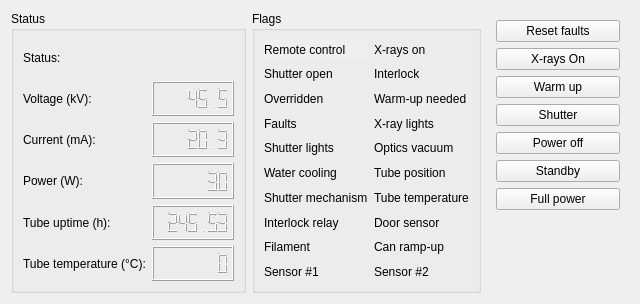
<?xml version="1.0" encoding="UTF-8"?>
<ui version="4.0">
 <class>Form</class>
 <widget class="QWidget" name="Form">
  <property name="geometry">
   <rect>
    <x>0</x>
    <y>0</y>
    <width>640</width>
    <height>304</height>
   </rect>
  </property>
  <property name="windowTitle">
   <string>X-ray source</string>
  </property>
  <property name="windowIcon">
   <iconset resource="../../../resource/icons/icons.qrc">
    <normaloff>:/icons/xraysource.svg</normaloff>:/icons/xraysource.svg</iconset>
  </property>
  <layout class="QHBoxLayout" name="horizontalLayout">
   <item>
    <widget class="QGroupBox" name="groupBox">
     <property name="title">
      <string>Status</string>
     </property>
     <layout class="QGridLayout" name="gridLayout">
      <item row="0" column="1">
       <widget class="QLabel" name="statusLabel">
        <property name="text">
         <string/>
        </property>
       </widget>
      </item>
      <item row="1" column="1">
       <widget class="QLCDNumber" name="voltageLcdNumber">
        <property name="digitCount">
         <number>7</number>
        </property>
        <property name="value" stdset="0">
         <double>45.500000000000000</double>
        </property>
       </widget>
      </item>
      <item row="2" column="0">
       <widget class="QLabel" name="label_4">
        <property name="text">
         <string>Current (mA):</string>
        </property>
       </widget>
      </item>
      <item row="2" column="1">
       <widget class="QLCDNumber" name="currentLcdNumber">
        <property name="digitCount">
         <number>7</number>
        </property>
        <property name="value" stdset="0">
         <double>20.300000000000001</double>
        </property>
       </widget>
      </item>
      <item row="1" column="0">
       <widget class="QLabel" name="label_2">
        <property name="text">
         <string>Voltage (kV):</string>
        </property>
       </widget>
      </item>
      <item row="0" column="0">
       <widget class="QLabel" name="label">
        <property name="text">
         <string>Status:</string>
        </property>
       </widget>
      </item>
      <item row="3" column="0">
       <widget class="QLabel" name="label_3">
        <property name="text">
         <string>Power (W):</string>
        </property>
       </widget>
      </item>
      <item row="3" column="1">
       <widget class="QLCDNumber" name="powerLcdNumber">
        <property name="digitCount">
         <number>7</number>
        </property>
        <property name="value" stdset="0">
         <double>30.000000000000000</double>
        </property>
       </widget>
      </item>
      <item row="4" column="0">
       <widget class="QLabel" name="label_6">
        <property name="text">
         <string>Tube uptime (h):</string>
        </property>
       </widget>
      </item>
      <item row="4" column="1">
       <widget class="QLCDNumber" name="uptimeLcdNumber">
        <property name="digitCount">
         <number>7</number>
        </property>
        <property name="value" stdset="0">
         <double>245.530000000000001</double>
        </property>
       </widget>
      </item>
      <item row="5" column="0">
       <widget class="QLabel" name="label_5">
        <property name="text">
         <string>Tube temperature (°C):</string>
        </property>
       </widget>
      </item>
      <item row="5" column="1">
       <widget class="QLCDNumber" name="temperatureLcdNumber">
        <property name="digitCount">
         <number>7</number>
        </property>
       </widget>
      </item>
     </layout>
    </widget>
   </item>
   <item>
    <widget class="QGroupBox" name="groupBox_2">
     <property name="title">
      <string>Flags</string>
     </property>
     <layout class="QGridLayout" name="gridLayout_2">
      <item row="4" column="0">
       <widget class="QLabel" name="shutterLightsFlag">
        <property name="text">
         <string>Shutter lights</string>
        </property>
       </widget>
      </item>
      <item row="0" column="0">
       <widget class="QLabel" name="remoteControlFlag">
        <property name="autoFillBackground">
         <bool>true</bool>
        </property>
        <property name="text">
         <string>Remote control</string>
        </property>
       </widget>
      </item>
      <item row="5" column="0">
       <widget class="QLabel" name="waterCoolingFlag">
        <property name="text">
         <string>Water cooling</string>
        </property>
       </widget>
      </item>
      <item row="2" column="0">
       <widget class="QLabel" name="overriddenFlag">
        <property name="text">
         <string>Overridden</string>
        </property>
       </widget>
      </item>
      <item row="4" column="1">
       <widget class="QLabel" name="opticsVacuumFlag">
        <property name="text">
         <string>Optics vacuum</string>
        </property>
       </widget>
      </item>
      <item row="1" column="1">
       <widget class="QLabel" name="interlockFlag">
        <property name="text">
         <string>Interlock</string>
        </property>
       </widget>
      </item>
      <item row="2" column="1">
       <widget class="QLabel" name="warmupFlag">
        <property name="text">
         <string>Warm-up needed</string>
        </property>
       </widget>
      </item>
      <item row="5" column="1">
       <widget class="QLabel" name="tubePositionFlag">
        <property name="text">
         <string>Tube position</string>
        </property>
       </widget>
      </item>
      <item row="6" column="0">
       <widget class="QLabel" name="shutterMechanicsFlag">
        <property name="text">
         <string>Shutter mechanism</string>
        </property>
       </widget>
      </item>
      <item row="6" column="1">
       <widget class="QLabel" name="tubeTemperatureFlag">
        <property name="text">
         <string>Tube temperature</string>
        </property>
       </widget>
      </item>
      <item row="1" column="0">
       <widget class="QLabel" name="shutterStateFlag">
        <property name="text">
         <string>Shutter open</string>
        </property>
       </widget>
      </item>
      <item row="0" column="1">
       <widget class="QLabel" name="xraysOnFlag">
        <property name="text">
         <string>X-rays on</string>
        </property>
       </widget>
      </item>
      <item row="7" column="0">
       <widget class="QLabel" name="interlockRelayFlag">
        <property name="text">
         <string>Interlock relay</string>
        </property>
       </widget>
      </item>
      <item row="7" column="1">
       <widget class="QLabel" name="doorSensorFlag">
        <property name="text">
         <string>Door sensor</string>
        </property>
       </widget>
      </item>
      <item row="8" column="0">
       <widget class="QLabel" name="filamentFlag">
        <property name="text">
         <string>Filament</string>
        </property>
       </widget>
      </item>
      <item row="8" column="1">
       <widget class="QLabel" name="canRampUpFlag">
        <property name="text">
         <string>Can ramp-up</string>
        </property>
       </widget>
      </item>
      <item row="9" column="0">
       <widget class="QLabel" name="sensor1Flag">
        <property name="text">
         <string>Sensor #1</string>
        </property>
       </widget>
      </item>
      <item row="9" column="1">
       <widget class="QLabel" name="sensor2Flag">
        <property name="text">
         <string>Sensor #2</string>
        </property>
       </widget>
      </item>
      <item row="3" column="0">
       <widget class="QLabel" name="faultsFlag">
        <property name="text">
         <string>Faults</string>
        </property>
       </widget>
      </item>
      <item row="3" column="1">
       <widget class="QLabel" name="xrayLightsFlag">
        <property name="text">
         <string>X-ray lights</string>
        </property>
       </widget>
      </item>
     </layout>
    </widget>
   </item>
   <item>
    <widget class="QWidget" name="widget" native="true">
     <layout class="QVBoxLayout" name="verticalLayout">
      <item>
       <widget class="QPushButton" name="resetFaultsPushButton">
        <property name="text">
         <string>Reset faults</string>
        </property>
        <property name="icon">
         <iconset theme="view-refresh">
          <normaloff>.</normaloff>.</iconset>
        </property>
       </widget>
      </item>
      <item>
       <widget class="QPushButton" name="xraysOnPushButton">
        <property name="text">
         <string>X-rays On</string>
        </property>
        <property name="icon">
         <iconset resource="../../../resource/icons/icons.qrc">
          <normaloff>:/icons/radiation.svg</normaloff>:/icons/radiation.svg</iconset>
        </property>
        <property name="checkable">
         <bool>true</bool>
        </property>
       </widget>
      </item>
      <item>
       <widget class="QPushButton" name="warmUpPushButton">
        <property name="text">
         <string>Warm up</string>
        </property>
        <property name="checkable">
         <bool>true</bool>
        </property>
       </widget>
      </item>
      <item>
       <widget class="QPushButton" name="shutterPushButton">
        <property name="text">
         <string>Shutter</string>
        </property>
        <property name="icon">
         <iconset resource="../../../resource/icons/icons.qrc">
          <normaloff>:/icons/beamshutter.svg</normaloff>:/icons/beamshutter.svg</iconset>
        </property>
        <property name="checkable">
         <bool>true</bool>
        </property>
       </widget>
      </item>
      <item>
       <widget class="QPushButton" name="powerOffPushButton">
        <property name="text">
         <string>Power off</string>
        </property>
       </widget>
      </item>
      <item>
       <widget class="QPushButton" name="standbyPushButton">
        <property name="text">
         <string>Standby</string>
        </property>
        <property name="icon">
         <iconset resource="../../../resource/icons/icons.qrc">
          <normaloff>:/icons/standby.svg</normaloff>:/icons/standby.svg</iconset>
        </property>
       </widget>
      </item>
      <item>
       <widget class="QPushButton" name="fullPowerPushButton">
        <property name="text">
         <string>Full power</string>
        </property>
        <property name="icon">
         <iconset resource="../../../resource/icons/icons.qrc">
          <normaloff>:/icons/fullpower.svg</normaloff>:/icons/fullpower.svg</iconset>
        </property>
       </widget>
      </item>
      <item>
       <spacer name="verticalSpacer">
        <property name="orientation">
         <enum>Qt::Vertical</enum>
        </property>
        <property name="sizeHint" stdset="0">
         <size>
          <width>0</width>
          <height>0</height>
         </size>
        </property>
       </spacer>
      </item>
     </layout>
    </widget>
   </item>
  </layout>
 </widget>
 <resources>
  <include location="../../../resource/icons/icons.qrc"/>
 </resources>
 <connections/>
</ui>
